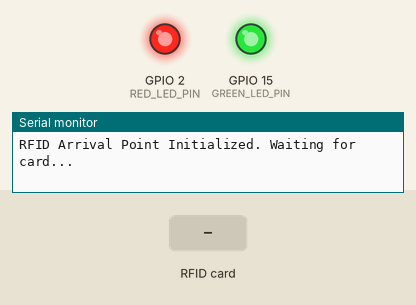
A sketch run on a simulated ESP32. Shown: output pins drawn as LEDs (lit = HIGH), the last lines printed to the serial monitor. Inputs (shaded band) come from the test bench. EEPROM starts erased.

Above: at 1.2 s.
1.3 s: RFID card 5E 7A 19 C4 held to the reader
At 1.6 s:
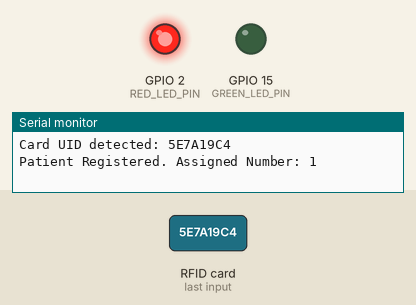
3.8 s: RFID card 5E 7A 19 C4 held to the reader
At 4.6 s:
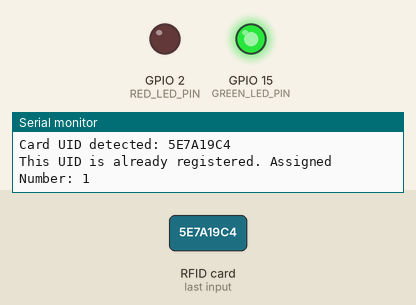
Timing chart, 0 to 6.8 s (numbered marks = the images above; inputs shaded):
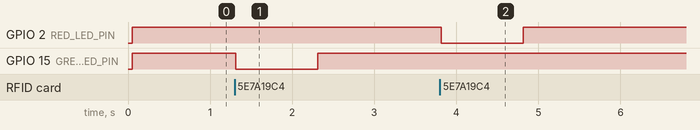

The sketch:

RFID_PATIENT_NODE_WITH_LED.ino
```cpp
#include <SPI.h>
#include <MFRC522.h>
#include <Preferences.h>
#include <map>

#define RST_PIN  5
#define SS_PIN   4

#define GREEN_LED_PIN 15
#define RED_LED_PIN   2

MFRC522 mfrc522(SS_PIN, RST_PIN);
Preferences prefs;

std::map<String, int> uidToPatientMap;
int patientCounter = 1;

void setup() {
  Serial.begin(115200);
  SPI.begin();

    //prefs.begin("rfid-patients", false);
     //prefs.clear();  // ⚠️ This will erase all keys in the "rfid-patients" namespace
     //prefs.end();
   //Serial.println("All registered cards cleared.");


  mfrc522.PCD_Init();
  Serial.println("RFID Arrival Point Initialized. Waiting for card...");

  // LED setup
  pinMode(GREEN_LED_PIN, OUTPUT);
  pinMode(RED_LED_PIN, OUTPUT);
  digitalWrite(GREEN_LED_PIN, HIGH);
  digitalWrite(RED_LED_PIN, HIGH);

  // Load saved UIDs
  prefs.begin("rfid-patients", false);
  patientCounter = prefs.getInt("counter", 1);
  int savedCount = prefs.getInt("count", 0);
  for (int i = 0; i < savedCount; i++) {
    String key = "UID_" + String(i);
    String uid = prefs.getString((key + "_uid").c_str(), "");
    int number = prefs.getInt((key + "_num").c_str(), 0);
    if (uid != "") {
      uidToPatientMap[uid] = number;
    }
  }
}

void loop() {
  if (!mfrc522.PICC_IsNewCardPresent() || !mfrc522.PICC_ReadCardSerial()) {
    return;
  }

  String uid = getUIDString(mfrc522.uid.uidByte, mfrc522.uid.size);
  Serial.print("Card UID detected: ");
  Serial.println(uid);

  if (uidToPatientMap.count(uid) > 0) {
    int assignedNumber = uidToPatientMap[uid];
    Serial.print("This UID is already registered. Assigned Number: ");
    Serial.println(assignedNumber);

    blinkLED(RED_LED_PIN);
  } else {
    int pid = patientCounter++;
    uidToPatientMap[uid] = pid;

    Serial.print("Patient Registered. Assigned Number: ");
    Serial.println(pid);

    int count = prefs.getInt("count", 0);
    String key = "UID_" + String(count);
    prefs.putString((key + "_uid").c_str(), uid);
    prefs.putInt((key + "_num").c_str(), pid);
    prefs.putInt("count", count + 1);
    prefs.putInt("counter", patientCounter);

    blinkLED(GREEN_LED_PIN);
  }

  mfrc522.PICC_HaltA();
  mfrc522.PCD_StopCrypto1();
  delay(1500);
}

String getUIDString(byte *buffer, byte bufferSize) {
  String uidString = "";
  for (byte i = 0; i < bufferSize; i++) {
    if (buffer[i] < 0x10) uidString += "0";
    uidString += String(buffer[i], HEX);
  }
  uidString.toUpperCase();
  return uidString;
}

void blinkLED(int pin) {
  digitalWrite(pin, LOW);
  delay(1000);
  digitalWrite(pin, HIGH);
}
```

Measured:
- after the input at 1.3 s, GPIO 15 (GREEN_LED_PIN): HIGH → LOW at once, → HIGH 1.0 s later
- after the input at 3.8 s, GPIO 2 (RED_LED_PIN): HIGH → LOW at once, → HIGH 1.0 s later
